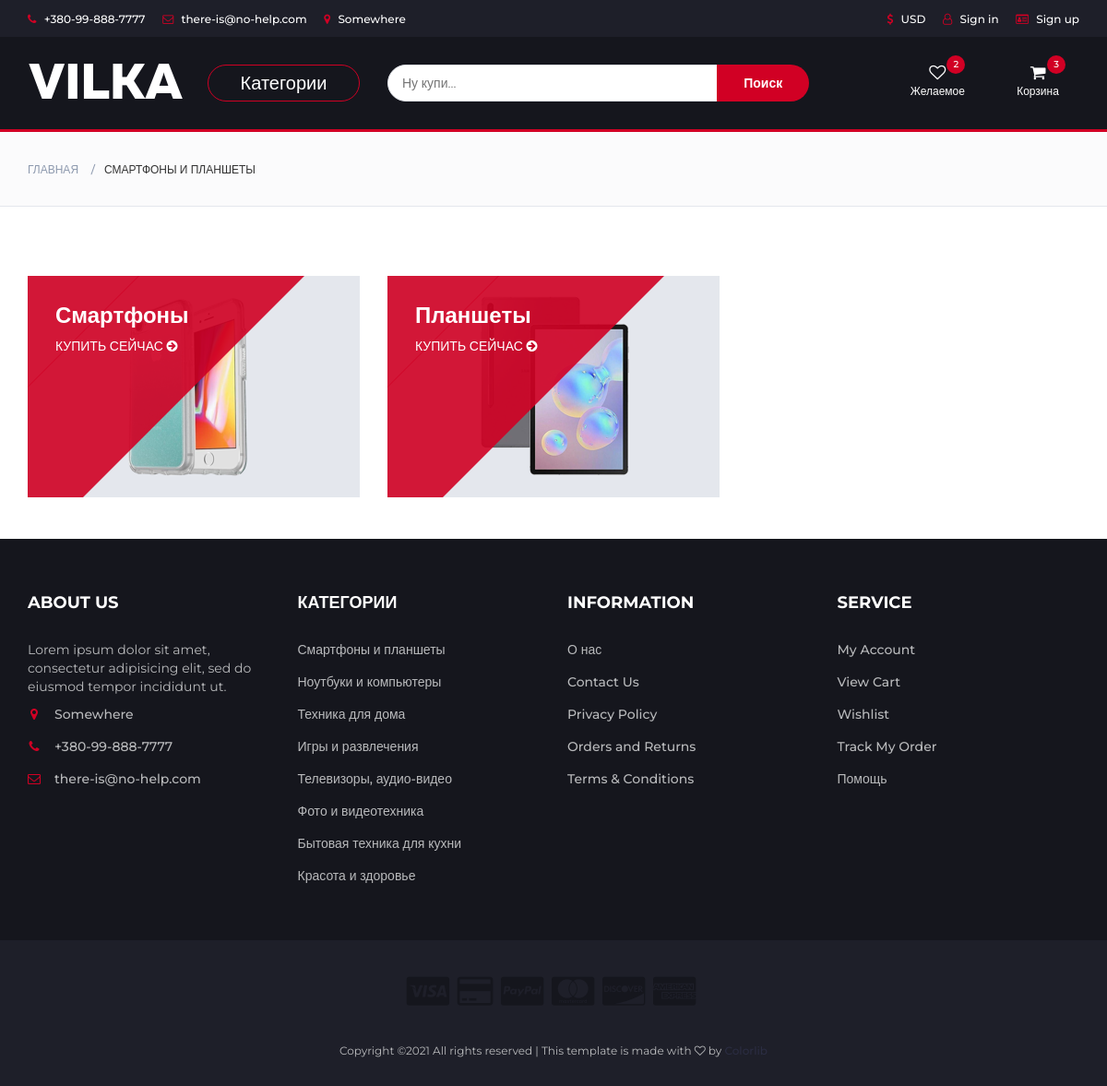
The page /category/smartfony-i-planshety/ on the database as committed earlier.
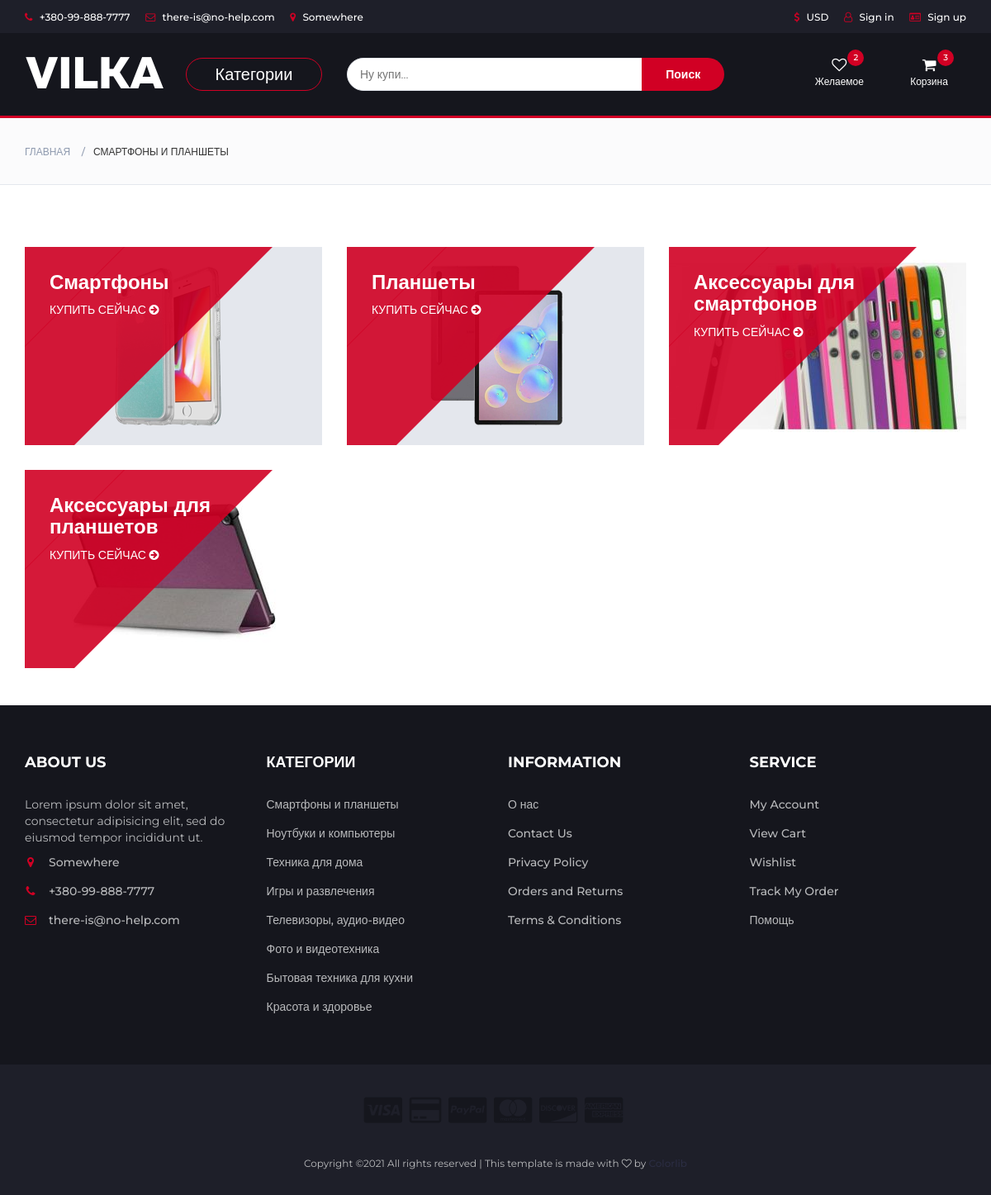
The same page on the database as committed later.
### shop/models/categories/category.py (models this page shows)
class Category(models.Model):
    class Meta:
        verbose_name = 'Категория'
        verbose_name_plural = 'Категории'
    name = models.CharField(max_length=100, unique=True, db_index=True, verbose_name='Категория')
    slug = models.SlugField(max_length=100, unique=True, db_index=True, verbose_name='URL')
    image = models.ImageField(upload_to='photos/%Y/%m/%d/', null=True, verbose_name='Изображение')
    image_large = models.ImageField(upload_to='photos/%Y/%m/%d/', null=True, verbose_name='Большое изображение')
    def __str__(self):
        return self.name
    def get_absolute_url(self):
        return reverse('category', kwargs={'slug': self.slug})

### shop/models/categories/subcategory.py (models this page shows, shortened)
class Subcategory(models.Model):
    class Meta:
        verbose_name = 'Подкатегория'
        verbose_name_plural = 'Подкатегории'
    name = models.CharField(max_length=100, unique=True, db_index=True, verbose_name='Категория')
    slug = models.SlugField(max_length=100, unique=True, db_index=True, verbose_name='URL')
    image = models.ImageField(upload_to='photos/%Y/%m/%d/', null=True, blank=True, verbose_name='Изображение')
    parent = models.ForeignKey('Category', on_delete=models.PROTECT, verbose_name='Подкатегория')
    def get_absolute_url(self):
        return reverse('subcategory', kwargs={'slug': self.slug})

### shop/views.py (the view)
# urls.py: path('category/<slug:slug>/', CategoryView.as_view(), name='category'),
class CategoryView(ViewDataMixin, ListView):
    model = Category
    template_name = 'shop/category/category.html'
    context_object_name = 'subcategories'
    def get_context_data(self, *, object_list=None, **kwargs):
        base_context = super().get_context_data(**kwargs)
        mixin_context = self.get_mixin_context()
        return base_context | mixin_context
    def get_queryset(self):
        return Category.objects.prefetch_related('subcategory_set').get(slug=self.kwargs['slug']).subcategory_set.all()

### shop/templates/shop/category/category.html
{% extends 'shop/base/base.html' %}
{% load breadcrumb %}
{% block breadcrumb %}
    {% show_breadcrumb_category subcategories %}
{% endblock breadcrumb %}
{% block content %}
    <div class="section">
        <div class="container">
            <div class="row">
                {% for subcategory in subcategories %}
                <div class="col-md-4 col-xs-6">
                    <div class="shop">
                            <div class="shop-img">
                            {% if subcategory.image %}
                                <img src="{{ subcategory.image.url }}" alt="{{ subcategory.name }}">
                            {% endif %}
                            </div>
                            <div class="shop-body">
                                <a href="{{ subcategory.get_absolute_url }}"><h3>{{ subcategory.name }}</h3></a>
                                <a href="{{ subcategory.get_absolute_url }}" class="cta-btn">Купить сейчас <i class="fa fa-arrow-circle-right"></i></a>
                            </div>
                    </div>
                </div>
                {% endfor %}
            </div>
        </div>
    </div>
{% endblock content %}

### shop/templates/shop/base/base.html (shortened to what this page needs)
{% load static %}
{% load shop_tags %}
<!DOCTYPE html>
<html lang="en">
	<head>
 		<link type="text/css" rel="stylesheet" href="{% static 'shop/css/bootstrap.min.css' %}"/>
 		<link type="text/css" rel="stylesheet" href="{% static 'shop/css/slick.css' %}"/>
 		<link type="text/css" rel="stylesheet" href="{% static 'shop/css/slick-theme.css' %}"/>
 		<link type="text/css" rel="stylesheet" href="{% static 'shop/css/nouislider.min.css' %}"/>
 		<link rel="stylesheet" href="{% static 'shop/css/font-awesome.min.css' %}">
 		<link type="text/css" rel="stylesheet" href="{% static 'shop/css/style.css' %}"/>
    </head>
	<body>
        <div class="wrapper">
            <header id="header-tag">
                <div id="top-header">
                    <div class="container">
                        <ul class="header-links pull-left">
                            <li><a href="#"><i class="fa fa-phone"></i> +380-99-888-7777</a></li>
                            <li><a href="#"><i class="fa fa-envelope-o"></i> there-is@no-help.com</a></li>
                            <li><a href="#"><i class="fa fa-map-marker"></i> Somewhere</a></li>
                        </ul>
                        <ul class="header-links pull-right">
                            <li><a href="#"><i class="fa fa-dollar"></i> USD</a></li>
                            {% if request.user.is_authenticated %}
                            <li><p class="username">{{ user.username }}</p></li>
                            <li><a href="{% url 'sign-out' %}"><i class="fa fa-user-out"></i> Sign out</a></li>
                            {% else %}
                            <li><a href="{% url 'sign-in' %}"><i class="fa fa-user-o"></i> Sign in</a></li>
                            <li><a href="{% url 'sign-up' %}"><i class="fa fa-user-up"></i> Sign up</a></li>
                            {% endif %}
                        </ul>
                    </div>
                </div>
                <div id="header">
                    <div class="container">
                        <div class="row">
                            <div class="col-md-2">
                                <div class="header-logo">
                                    <a href="{% url 'home' %}" class="logo">
                                        <img src="{% static 'shop/images/logo.png' %}" alt="VILKA">
                                    </a>
                                </div>
                            </div>
                            <div class="col-md-2">
                                <div class="categories">
                                    <a href="#popup" class="popup-link">
                                        <button class="categories-btn">Категории</button>
                                    </a>
                                </div>
                            </div>
                            <div class="col-md-5">
                                <div class="header-search">
                                    <form>
                                        <input class="input" placeholder="Ну купи...">
                                        <button class="search-btn">Поиск</button>
                                    </form>
                                </div>
                            </div>
                            <div class="col-md-3 clearfix">
                                <div class="header-ctn">
                                    <div>
                                        <a href="#">
                                            <i class="fa fa-heart-o"></i>
                                            <span>Желаемое</span>
                                            <div class="qty">2</div>
                                        </a>
                                    </div>
                                    <div class="dropdown">
                                        <a class="dropdown-toggle" data-toggle="dropdown" aria-expanded="true">
                                            <i class="fa fa-shopping-cart"></i>
                                            <span>Корзина</span>
                                            <div class="qty">3</div>
                                        </a>
                                    </div>
                                </div>
                            </div>
                        </div>
                    </div>
                </div>
            </header>
{% block breadcrumb %}
{% endblock breadcrumb %}
        <main class="main">
{% block content %}
{% endblock content %}
        </main>
            <footer id="footer">
                <div class="section">
                    <div class="container">
                        <div class="row">
                            <div class="col-md-3 col-xs-6">
                                <div class="footer">
                                    <h3 class="footer-title">About Us</h3>
                                    <p>Lorem ipsum dolor sit amet, consectetur adipisicing elit, sed do eiusmod tempor incididunt ut.</p>
                                    <ul class="footer-links">
                                        <li><a href="#"><i class="fa fa-map-marker"></i>Somewhere</a></li>
                                        <li><a href="#"><i class="fa fa-phone"></i>+380-99-888-7777</a></li>
                                        <li><a href="#"><i class="fa fa-envelope-o"></i>there-is@no-help.com</a></li>
                                    </ul>
                                </div>
                            </div>
                            <div class="col-md-3 col-xs-6">
                                <div class="footer">
                                    <h3 class="footer-title">Категории</h3>
                                    <ul class="footer-links">
                                        {% for category in categories %}
                                        <li><a href="{{ category.get_absolute_url }}">{{ category.name }}</a></li>
                                        {% endfor %}
                                    </ul>
                                </div>
                            </div>
                            <div class="col-md-3 col-xs-6">
                                <div class="footer">
                                    <h3 class="footer-title">Information</h3>
                                    <ul class="footer-links">
                                        <li><a href="{% url 'about_us' %}">О нас</a></li>
                                        <li><a href="#">Contact Us</a></li>
                                        <li><a href="#">Privacy Policy</a></li>
                                        <li><a href="#">Orders and Returns</a></li>
                                        <li><a href="#">Terms & Conditions</a></li>
                                    </ul>
                                </div>
                            </div>
                            <div class="col-md-3 col-xs-6">
                                <div class="footer">
                                    <h3 class="footer-title">Service</h3>
                                    <ul class="footer-links">
                                        <li><a href="#">My Account</a></li>
                                        <li><a href="#">View Cart</a></li>
                                        <li><a href="#">Wishlist</a></li>
                                        <li><a href="#">Track My Order</a></li>
                                        <li><a href="{% url 'help' %}">Помощь</a></li>
                                    </ul>
                                </div>
                            </div>
                        </div>
                    </div>
                </div>
                <div id="bottom-footer" class="section">
                    <div class="container">
                        <div class="row">
                            <div class="col-md-12 text-center">
                                <ul class="footer-payments">
                                    <li><a href="#"><i class="fa fa-cc-visa"></i></a></li>
                                    <li><a href="#"><i class="fa fa-credit-card"></i></a></li>
                                    <li><a href="#"><i class="fa fa-cc-paypal"></i></a></li>
                                    <li><a href="#"><i class="fa fa-cc-mastercard"></i></a></li>
                                    <li><a href="#"><i class="fa fa-cc-discover"></i></a></li>
                                    <li><a href="#"><i class="fa fa-cc-amex"></i></a></li>
                                </ul>
                                <span class="copyright">
                                    Copyright &copy;<script>document.write(new Date().getFullYear());</script> All rights reserved | This template is made with <i class="fa fa-heart-o" aria-hidden="true"></i> by <a href="https://colorlib.com" target="_blank">Colorlib</a>
                                </span>
                            </div>
                        </div>
                    </div>
                </div>
            </footer>
        </div>
	</body>
</html>

### shop/templates/shop/base/breadcrumb.html
    <div id="breadcrumb" class="section">
        <div class="container">
            <div class="row">
                <div class="col-md-12">
                    <ul class="breadcrumb-tree">
                        <li><a href="{% url 'home' %}">Главная</a></li>
                        {% for bc in breadcrumb %}
                            {% if bc.url %}
                            <li><a href="{{ bc.url }}">{{ bc.name }}</a></li>
                            {% else %}
                            <li class="active">{{ bc.name }}</li>
                            {% endif %}
                        {% endfor %}
                    </ul>
                </div>
            </div>
        </div>
    </div>

Rows that differ between the two databases and show on the page:
now on this page (row edited): Subcategory: image (picture), name "Аксессуары для смартфонов"
now on this page (row edited): Subcategory: image (picture), name "Аксессуары для планшетов"
